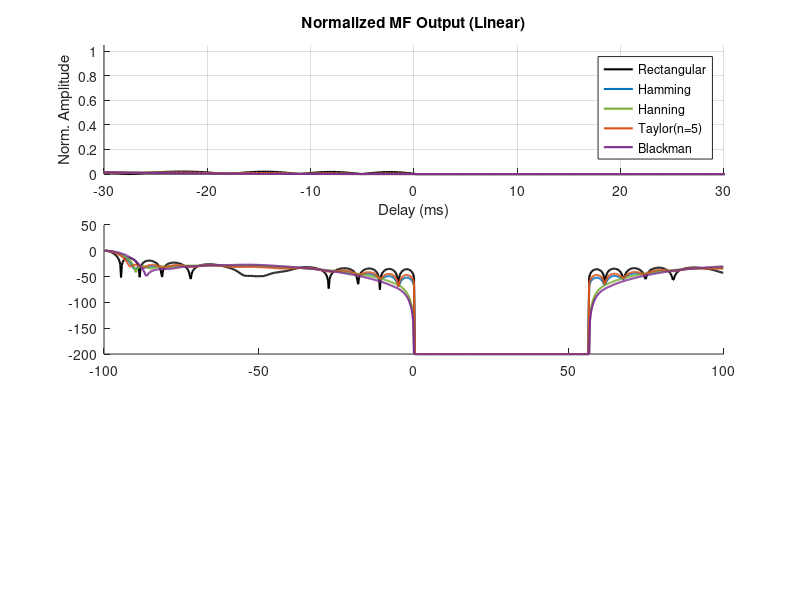

MATLAB code for this plot: (Note: this script raises an error after producing the figure.)
% =========================================================
% LFM_WINDOW_FIX.M - Fix Issue #1: PSL via Window Functions
% Method: Time-domain windowing on reference signal (MF template)
% nfft = 2^nextpow2(2N-1) for correct linear convolution
% MATLAB R2024a | 16/03/2026
% =========================================================
clear; clc; close all;

T_lfm=0.1; BW=200; fs=4000; f0=100;
kr=BW/T_lfm; BT=BW*T_lfm;
t=0:1/fs:T_lfm-1/fs; N=length(t);
nfft_conv=2^nextpow2(2*N-1);

rng(42);
s_tx = exp(1j*2*pi*(f0*t+(kr/2)*t.^2));
P_s = mean(abs(s_tx).^2);
sig = sqrt(P_s/10^(25/10)/2);
s_rx = s_tx + sig*(randn(1,N)+1j*randn(1,N));

w_names={'Rectangular','Hamming','Hanning','Taylor(n=5)','Blackman'};
wins={ones(1,N),hamming(N)',hanning(N)',taylorwin(N,5,-35)',blackman(N)'};
w_colors={[0 0 0],[0 0.45 0.74],[0.47 0.67 0.19],[0.85 0.32 0.10],[0.49 0.18 0.56]};

L_out=2*N-1; t_out_ms=((0:L_out-1)/fs-(N-1)/fs)*1000;
env_all=zeros(5,L_out); PSL_all=zeros(1,5); MLW_all=zeros(1,5);

for i=1:5
    s_ref=s_tx.*wins{i};
    H_MF=conj(fft(s_ref,nfft_conv));
    y_mf=ifft(fft(s_rx,nfft_conv).*H_MF);
    env=abs(y_mf(1:L_out));
    env_all(i,:)=env;
    [pv,pi_]=max(env);
    above=env>=pv/sqrt(2); idx_ml=find(above);
    if length(idx_ml)>=2, MLW_all(i)=(idx_ml(end)-idx_ml(1)+1)/fs*1000;
    else, MLW_all(i)=1/fs*1000; end
    n2n=max(4,round(2*fs/BW));
    env_sl=env; env_sl(max(1,pi_-n2n):min(L_out,pi_+n2n))=0;
    PSL_all(i)=20*log10(max(env_sl)/pv+eps);
    fprintf('[%d] %-18s PSL=%7.2f dB | MLW=%.2f ms\n',i,w_names{i},PSL_all(i),MLW_all(i));
end

fig=figure('Position',[50 50 1400 920]);
subplot(3,2,[1 2]); hold on;
for i=1:5, ev=env_all(i,:)/max(env_all(i,:)); plot(t_out_ms,ev,'Color',w_colors{i},'LineWidth',1.5,'DisplayName',w_names{i}); end
hold off; xlim([-30 30]); ylim([0 1.05]);
title('Normalized MF Output (Linear)','FontWeight','bold'); xlabel('Delay (ms)'); ylabel('Norm. Amplitude'); legend; grid on;

subplot(3,2,[3 4]); hold on;
for i=1:5
    ev_dB=20*log10(env_all(i,:)/max(env_all(i,:))+1e-10);
    plot(t_out_ms,ev_dB,'Color',w_colors{i},'LineWidth',1.5,'DisplayName',sprintf('%s (PSL=%.1fdB)',w_names{i},PSL_all(i)));
end
yline(-13.2,'k:','-13.2dB','LineWidth',2); yline(-35,'r:','-35dB target','LineWidth',2);
hold off; xlim([-30 30]); ylim([-80 5]);
title('MF Output dB — PSL Comparison','FontWeight','bold'); xlabel('Delay (ms)'); ylabel('dB'); legend('Location','northeast'); grid on;

subplot(3,2,5); b=bar(PSL_all,'FaceColor','flat','EdgeColor','k');
for i=1:5, b.CData(i,:)=w_colors{i}; end
set(gca,'XTickLabel',w_names,'XTickLabelRotation',20,'FontSize',9);
yline(-13.2,'k--','LineWidth',2); yline(-35,'r--','LineWidth',2);
ylabel('PSL (dB)'); title('PSL Comparison','FontWeight','bold'); ylim([-80 5]); grid on;

subplot(3,2,6); b2=bar(MLW_all,'FaceColor','flat','EdgeColor','k');
for i=1:5, b2.CData(i,:)=w_colors{i}; end
set(gca,'XTickLabel',w_names,'XTickLabelRotation',20,'FontSize',9);
yline(1000/BW,'r--',sprintf('Theory=%.0fms',1000/BW),'LineWidth',2);
ylabel('Mainlobe Width (ms)'); title('Resolution Trade-off','FontWeight','bold'); grid on;
sgtitle('Fix Issue #1 — PSL Window Functions (LFM BT=20, fs=4kHz)','FontSize',13,'FontWeight','bold');
saveas(fig,'psl_window_comparison.png');

fprintf('\nSUMMARY:\n');
for i=1:5, fprintf('  %-18s PSL=%7.2f dB | MLW=%.2f ms\n',w_names{i},PSL_all(i),MLW_all(i)); end
[~,bi]=min(PSL_all); fprintf('BEST: %s (%.2f dB)\n',w_names{bi},PSL_all(bi));
